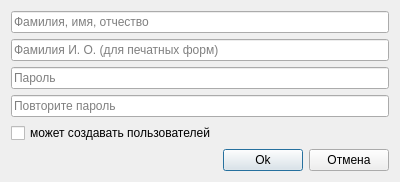
<?xml version="1.0" encoding="UTF-8"?>
<ui version="4.0">
 <class>NewUserDialog</class>
 <widget class="QDialog" name="NewUserDialog">
  <property name="geometry">
   <rect>
    <x>0</x>
    <y>0</y>
    <width>400</width>
    <height>178</height>
   </rect>
  </property>
  <property name="windowTitle">
   <string>Новый пользователь</string>
  </property>
  <layout class="QVBoxLayout" name="verticalLayout">
   <item>
    <widget class="QLineEdit" name="fullNameLineEdit">
     <property name="placeholderText">
      <string>Фамилия, имя, отчество</string>
     </property>
    </widget>
   </item>
   <item>
    <widget class="QLineEdit" name="printNameLineEdit">
     <property name="placeholderText">
      <string>Фамилия И. О. (для печатных форм)</string>
     </property>
    </widget>
   </item>
   <item>
    <widget class="QLineEdit" name="passwordLineEdit">
     <property name="echoMode">
      <enum>QLineEdit::Password</enum>
     </property>
     <property name="placeholderText">
      <string>Пароль</string>
     </property>
    </widget>
   </item>
   <item>
    <widget class="QLineEdit" name="repeatPasswordLineEdit">
     <property name="echoMode">
      <enum>QLineEdit::Password</enum>
     </property>
     <property name="placeholderText">
      <string>Повторите пароль</string>
     </property>
    </widget>
   </item>
   <item>
    <widget class="QCheckBox" name="hasRightCreateUsers">
     <property name="text">
      <string>может создавать пользователей</string>
     </property>
    </widget>
   </item>
   <item>
    <layout class="QHBoxLayout" name="horizontalLayout">
     <item>
      <spacer name="horizontalSpacer">
       <property name="orientation">
        <enum>Qt::Horizontal</enum>
       </property>
       <property name="sizeHint" stdset="0">
        <size>
         <width>40</width>
         <height>20</height>
        </size>
       </property>
      </spacer>
     </item>
     <item>
      <widget class="QPushButton" name="okPushButton">
       <property name="text">
        <string>Ok</string>
       </property>
      </widget>
     </item>
     <item>
      <widget class="QPushButton" name="cancelPushButton">
       <property name="text">
        <string>Отмена</string>
       </property>
      </widget>
     </item>
    </layout>
   </item>
  </layout>
 </widget>
 <resources/>
 <connections/>
</ui>
